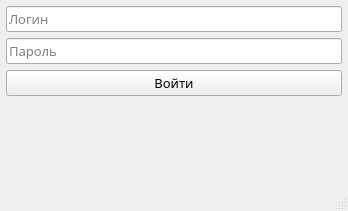
<?xml version="1.0" encoding="UTF-8"?>
<ui version="4.0">
 <class>AuthWindow</class>
 <widget class="QMainWindow" name="AuthWindow">
  <property name="geometry">
   <rect>
    <x>0</x>
    <y>0</y>
    <width>348</width>
    <height>211</height>
   </rect>
  </property>
  <property name="sizePolicy">
   <sizepolicy hsizetype="Preferred" vsizetype="Preferred">
    <horstretch>0</horstretch>
    <verstretch>0</verstretch>
   </sizepolicy>
  </property>
  <property name="font">
   <font>
    <family>Noto Sans</family>
    <pointsize>10</pointsize>
    <italic>false</italic>
   </font>
  </property>
  <property name="windowTitle">
   <string>Авторизация</string>
  </property>
  <widget class="QWidget" name="centralwidget">
   <layout class="QVBoxLayout" name="verticalLayout_2">
    <property name="leftMargin">
     <number>6</number>
    </property>
    <property name="topMargin">
     <number>6</number>
    </property>
    <property name="rightMargin">
     <number>6</number>
    </property>
    <property name="bottomMargin">
     <number>6</number>
    </property>
    <item>
     <widget class="QLineEdit" name="loginTxt">
      <property name="placeholderText">
       <string>Логин</string>
      </property>
     </widget>
    </item>
    <item>
     <widget class="QLineEdit" name="passwordTxt">
      <property name="inputMask">
       <string/>
      </property>
      <property name="echoMode">
       <enum>QLineEdit::Password</enum>
      </property>
      <property name="placeholderText">
       <string>Пароль</string>
      </property>
     </widget>
    </item>
    <item>
     <widget class="QPushButton" name="confirmBtn">
      <property name="text">
       <string>Войти</string>
      </property>
     </widget>
    </item>
    <item>
     <spacer name="verticalSpacer">
      <property name="orientation">
       <enum>Qt::Vertical</enum>
      </property>
      <property name="sizeHint" stdset="0">
       <size>
        <width>20</width>
        <height>40</height>
       </size>
      </property>
     </spacer>
    </item>
   </layout>
  </widget>
  <widget class="QMenuBar" name="menubar">
   <property name="geometry">
    <rect>
     <x>0</x>
     <y>0</y>
     <width>348</width>
     <height>36</height>
    </rect>
   </property>
  </widget>
  <widget class="QStatusBar" name="statusbar"/>
 </widget>
 <resources/>
 <connections/>
</ui>
